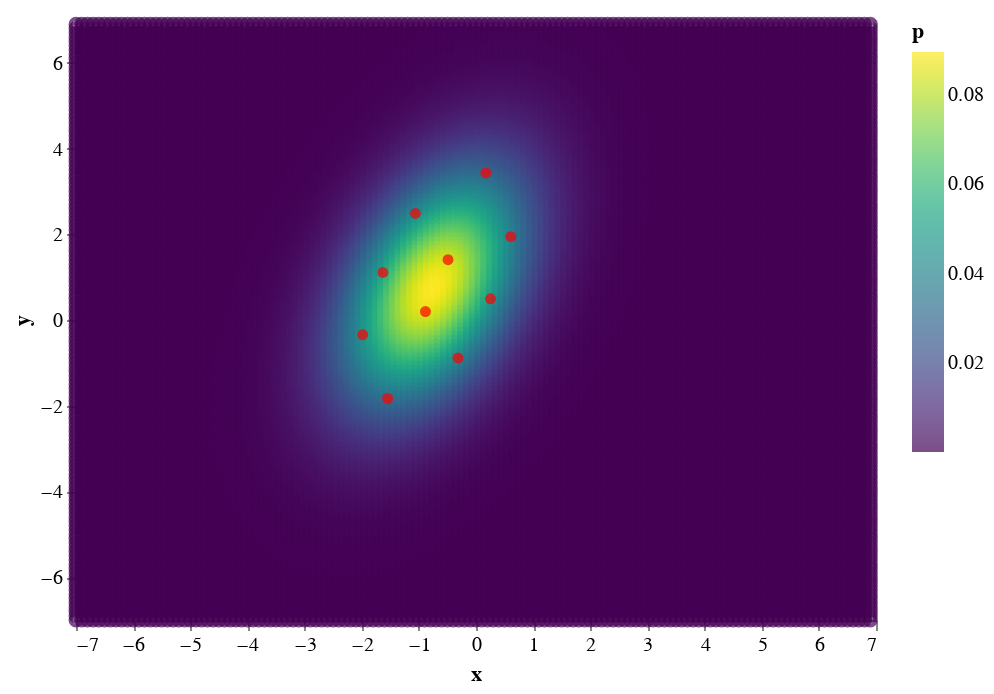

Notebook cell for this chart:
### Code cell
gauss_chart + get_particles_chart(X.cpu().numpy())

### Figure 1 — Vega-Lite specification as saved in the notebook (floating-point values rounded to 4 significant figures; data arrays with more than 128 entries replaced by an {"elided": "..."} marker saying what was removed)
{"config": {"view": {"continuousWidth": 400, "continuousHeight": 300}}, "layer": [{"data": {"name": "data-81f80c8fa56db784867039350d73fcb0"}, "mark": "point", "encoding": {"color": {"field": "p", "scale": {"scheme": "viridis"}, "type": "quantitative"}, "tooltip": [{"field": "x", "type": "quantitative"}, {"field": "y", "type": "quantitative"}, {"field": "p", "type": "quantitative"}], "x": {"field": "x", "type": "quantitative"}, "y": {"field": "y", "type": "quantitative"}}}, {"data": {"name": "data-80bbf6f64198ad0a367a069b83a490b8"}, "mark": {"type": "circle", "color": "red"}, "encoding": {"x": {"field": "x", "type": "quantitative"}, "y": {"field": "y", "type": "quantitative"}}}], "$schema": "https://vega.github.io/schema/vega-lite/v4.17.0.json", "datasets": {"data-81f80c8fa56db784867039350d73fcb0": {"elided": "19600 records"}, "data-80bbf6f64198ad0a367a069b83a490b8": [{"x": -1.547, "y": -1.831}, {"x": -0.4895, "y": 1.406}, {"x": 0.6089, "y": 1.944}, {"x": -0.8847, "y": 0.196}, {"x": -1.629, "y": 1.109}, {"x": -1.059, "y": 2.488}, {"x": 0.2545, "y": 0.4935}, {"x": 0.1726, "y": 3.433}, {"x": -1.983, "y": -0.3419}, {"x": -0.3154, "y": -0.8864}]}}
